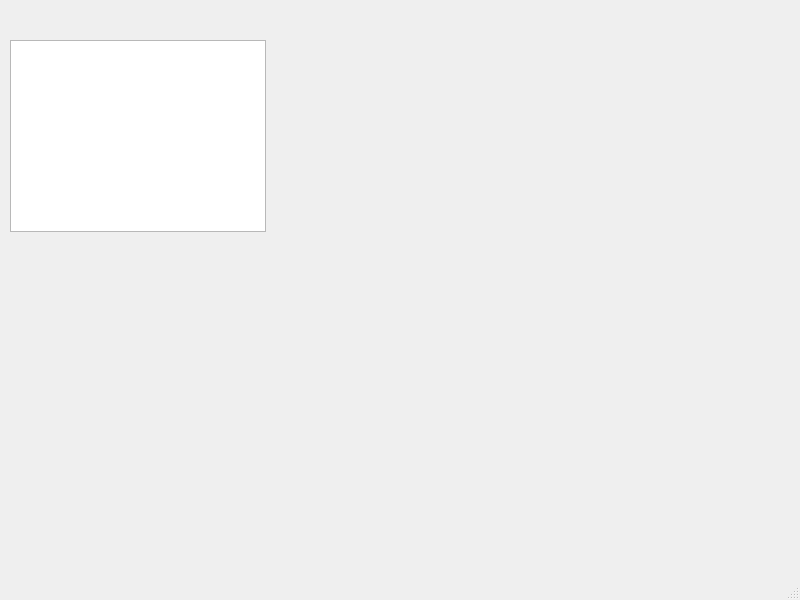
<?xml version="1.0" encoding="UTF-8"?>
<ui version="4.0">
 <class>server_window</class>
 <widget class="QMainWindow" name="server_window">
  <property name="geometry">
   <rect>
    <x>0</x>
    <y>0</y>
    <width>800</width>
    <height>600</height>
   </rect>
  </property>
  <property name="windowTitle">
   <string>MainWindow</string>
  </property>
  <widget class="QWidget" name="centralwidget">
   <widget class="QTreeView" name="treeView">
    <property name="geometry">
     <rect>
      <x>10</x>
      <y>40</y>
      <width>256</width>
      <height>192</height>
     </rect>
    </property>
   </widget>
  </widget>
  <widget class="QMenuBar" name="menubar">
   <property name="geometry">
    <rect>
     <x>0</x>
     <y>0</y>
     <width>800</width>
     <height>23</height>
    </rect>
   </property>
  </widget>
  <widget class="QStatusBar" name="statusbar"/>
 </widget>
 <resources/>
 <connections/>
</ui>
